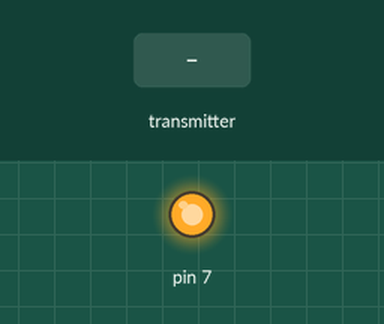
Recording of a sketch running on a simulated Arduino Uno, built with avr-gcc and run on an emulated ATmega328P. On the bench: output pins drawn as LEDs (lit = HIGH). The test bench sets the inputs (shaded band). No radio packets arrive unless stated; what the sketch prints to the serial monitor is not drawn.

Above: at 0.1 s.
At 2.2 s:
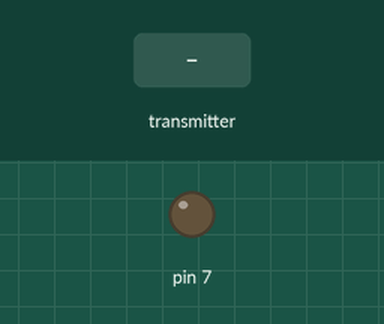
2.3 s: the transmitter starts sending data = 0
4.2 s: the transmitter starts sending data = 64
Timing chart, 0 to 7.2 s (numbered marks = the images above; inputs shaded):
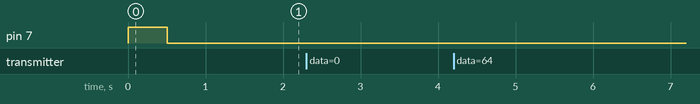

Measured:
- after the input at 2.3 s, every drawn part: stays the same
- after the input at 4.2 s, every drawn part: stays the same

The sketch:

nRF24L01.ino
```cpp
#include <SPI.h>
#include <RF24.h>

/*
https://rf24.readthedocs.io/en/v1.4.4/classRF24.html#_CPPv44RF24
https://nrf24.github.io/RF24/md_docs_2arduino.html
*/

RF24 rf24_ard(9, 10);  // (ce_pin, csn_pin) (зеленый, синий)

// строго 5 байт на имя, адрес трубы (pipe)
/*
Pipes 1-5 should share the same address, except the first byte.
Only the first byte in the array should be unique, e.g.
*/
uint8_t pipe1_addr[5] = {"1Node"};

void setup() {
  pinMode(7, OUTPUT);
  Serial.begin(115200);

  // распиновка по документации arduino uno
  // можно так же использовать ICSP интерфейс
  //SPI.setMOSI(11);  // корич
  //SPI.setMISO(12);  // белый
  //SPI.setSCK(13);   // бордовый                       !!!!!!!!!!!!!! 13 pin занят. !!!

  if (!rf24_ard.begin()) {
    Serial.println("rf24 не работает");
    return;
  }

  rf24_ard.setPALevel(RF24_PA_LOW);
  rf24_ard.setDataRate(RF24_250KBPS);
  rf24_ard.setChannel(76);
  // попробовать сделать 32 и пересылать 1.
  rf24_ard.setPayloadSize(1);  // размер пакета (полезной нагрузки) - 1 байт (1 или 0). макс 32
  rf24_ard.openReadingPipe(0, pipe1_addr);
  rf24_ard.startListening();

  Serial.print("OK RF24");
  digitalWrite(7, HIGH);
  delay(500);
  digitalWrite(7, LOW);
  delay(500);

}

void loop() {
  uint8_t data;
  if(rf24_ard.available()){
    rf24_ard.read(&data, 1);  // читать 1  байт(setPayloadSize). макс - 32

    if (data == 1) {
      digitalWrite(7, HIGH);
      Serial.println(data);
    }
    else if (data == 0) {
      digitalWrite(7, LOW);
      Serial.println(data);
    }
    else {
      Serial.println("ошибка передачи");
    }
  }


}
```
